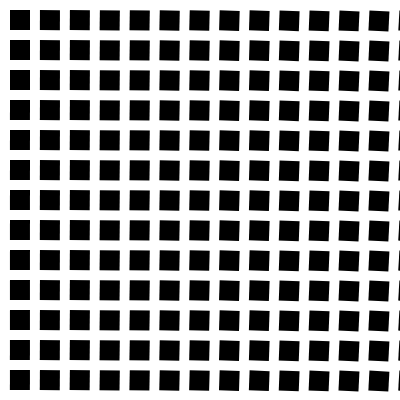
Frame 1 (no input)
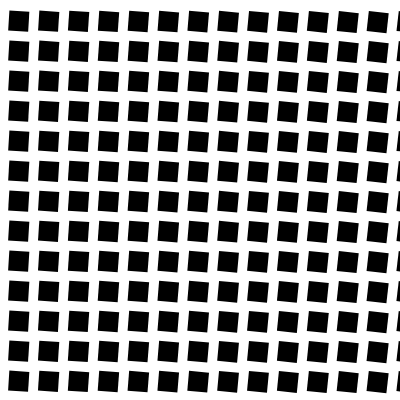
Frame 2 (the mouse pressed at the canvas centre, redrawn once)

The p5.js sketch that drew these frames (run headless with seeded random() and noise() and a simulated clock; the mouse was pressed at the canvas centre and the sketch redrawn once):

// p5.js sketch
// ── sketch.js
// const sketchWidth = 400;
// const sketchHeight = 400;

// const numPoints = 30;

// // const angleDistance = 3;
// // const maxAngle = 180;

// function setup() {
//   createCanvas(sketchWidth, sketchHeight);
// }

// //function draw() {
// //   for (let layer = 0; layer < 20; layer += 1) {
// //     for (let angle = 0; angle < maxAngle; angle += angleDistance) {
// //       // each layer the angle is offset
// //       const rad = (Math.PI / 180) * (angle + layer * 2);

// //       // we use the angle also as a radius in the polar function
// //       // so the bigger the angle, the bigger the radius
// //       const x = angle * cos(rad);
// //       const y = angle * sin(rad);

// //       // we also use the angle for the circle size
// //       // growing angle, radius and size
// //       circle(x + sketchWidth / 2, y + sketchHeight / 2, angle / 100);
// //     }
// //   }
// //   noLoop();
// // }

// // beginShape();
// // vertex(200, 200); // we need to add a startpoint
// // bezierVertex(150, 20, 30, 20, 40, 0);
// // endShape();

// /* We use velocity to modify how fast
//    the points move in the random directions.
//    Higher velocity faster moving.
// */
// const velocity = 3;

// const points = [];
// for (let p = 0; p < numPoints; p += 1) {
//   points.push({
//     x: Math.random() * sketchWidth,
//     y: Math.random() * sketchHeight,
//     vx: Math.random() * velocity,
//     vy: Math.random() * velocity,
//   });
// }
// function draw() {
//   background(255, 50);
//   fill(0);
//   for (let p = 0; p < points.length; p += 1) {
//     circle(points[p].x, points[p].y, 5);
//     // move the point
//     points[p].x += points[p].vx;
//     points[p].y += points[p].vy;

//     // reverse direction if point is outside the canvas area
//     if (points[p].x > sketchWidth || points[p].x < 0) {
//       points[p].vx *= -1;
//     }
//     if (points[p].y > sketchHeight || points[p].y < 0) {
//       points[p].vy *= -1;
//     }
//   }
// }

let angle = 0;

function setup() {
  createCanvas(400, 400);
  angleMode(DEGREES);
}

const size = 20;
const padding = 5;

function draw() {
  background(255);
  noStroke();
  fill(0);

  for (let x = 0; x < 400; x += size + 2 * padding) {
    for (let y = 0; y < 400; y += size + 2 * padding) {
      push();
      translate(x, y);
      rotate((Math.PI / 180) * angle);
      translate(20, 20);
      rect(-size / 2, -size / 2, size, size);

      pop();
      angle += 1;
    }
    noLoop();
  }
}
